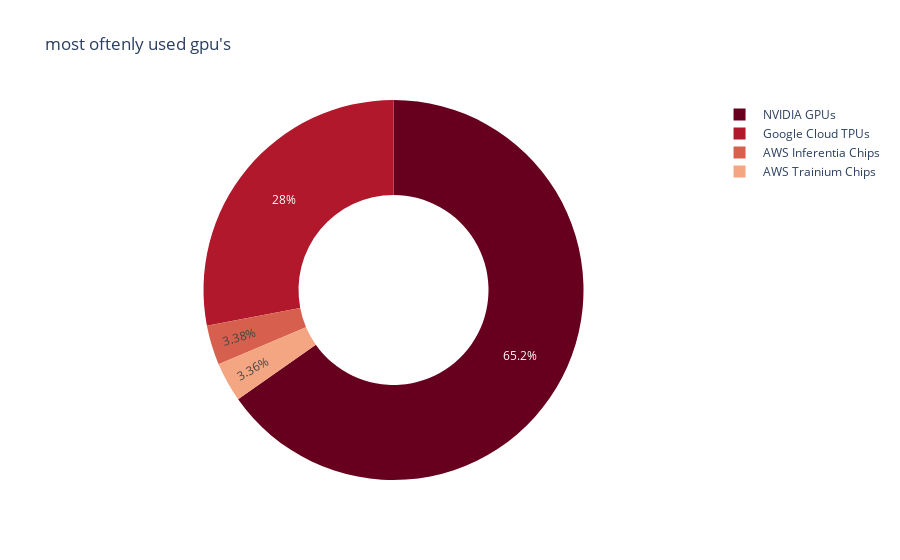

Here is the notebook cell this chart was saved with:
### Code cell
plt.figure(figsize=(10,8))
x=data[["gpu","counts"]]
ax=px.pie(data_frame=x,names="gpu",values="counts",title="most oftenly used gpu's",hole=0.5,color_discrete_sequence=px.colors.sequential.RdBu,hover_name="gpu")
ax.show()

### Figure 1 — Plotly figure (JSON) as saved in the notebook; plotly's stock layout.template omitted (floating-point values rounded to 4 significant figures)
{"data": [{"domain": {"x": [0, 1], "y": [0, 1]}, "hole": 0.5, "hovertemplate": "<b>%{hovertext}</b><br><br>gpu=%{label}<br>counts=%{value}<extra></extra>", "hovertext": [" NVIDIA GPUs ", " Google Cloud TPUs ", " AWS Trainium Chips ", " AWS Inferentia Chips "], "labels": [" NVIDIA GPUs ", " Google Cloud TPUs ", " AWS Trainium Chips ", " AWS Inferentia Chips "], "legendgroup": "", "name": "", "showlegend": true, "type": "pie", "values": [8036, 3451, 414, 416]}], "layout": {"legend": {"tracegroupgap": 0}, "piecolorway": ["rgb(103,0,31)", "rgb(178,24,43)", "rgb(214,96,77)", "rgb(244,165,130)", "rgb(253,219,199)", "rgb(247,247,247)", "rgb(209,229,240)", "rgb(146,197,222)", "rgb(67,147,195)", "rgb(33,102,172)", "rgb(5,48,97)"], "title": {"text": "most oftenly used gpu's"}}}
